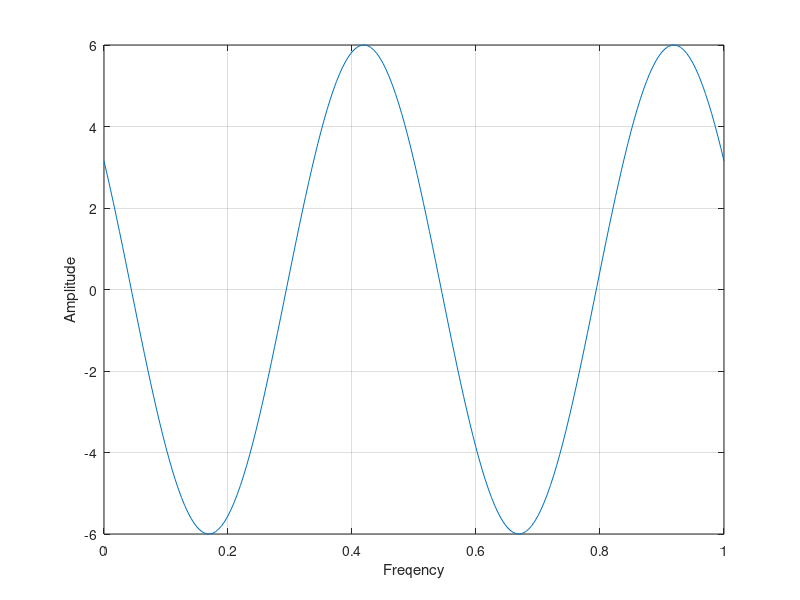

This chart was generated by the following MATLAB code:
t=[0:0.005:1];
amp=6;
f=2;
w=2*pi*f;
y1=amp*cos(w*t+45);
plot(t,y1);
grid on
xlabel('Freqency')
ylabel('Amplitude')
title('')